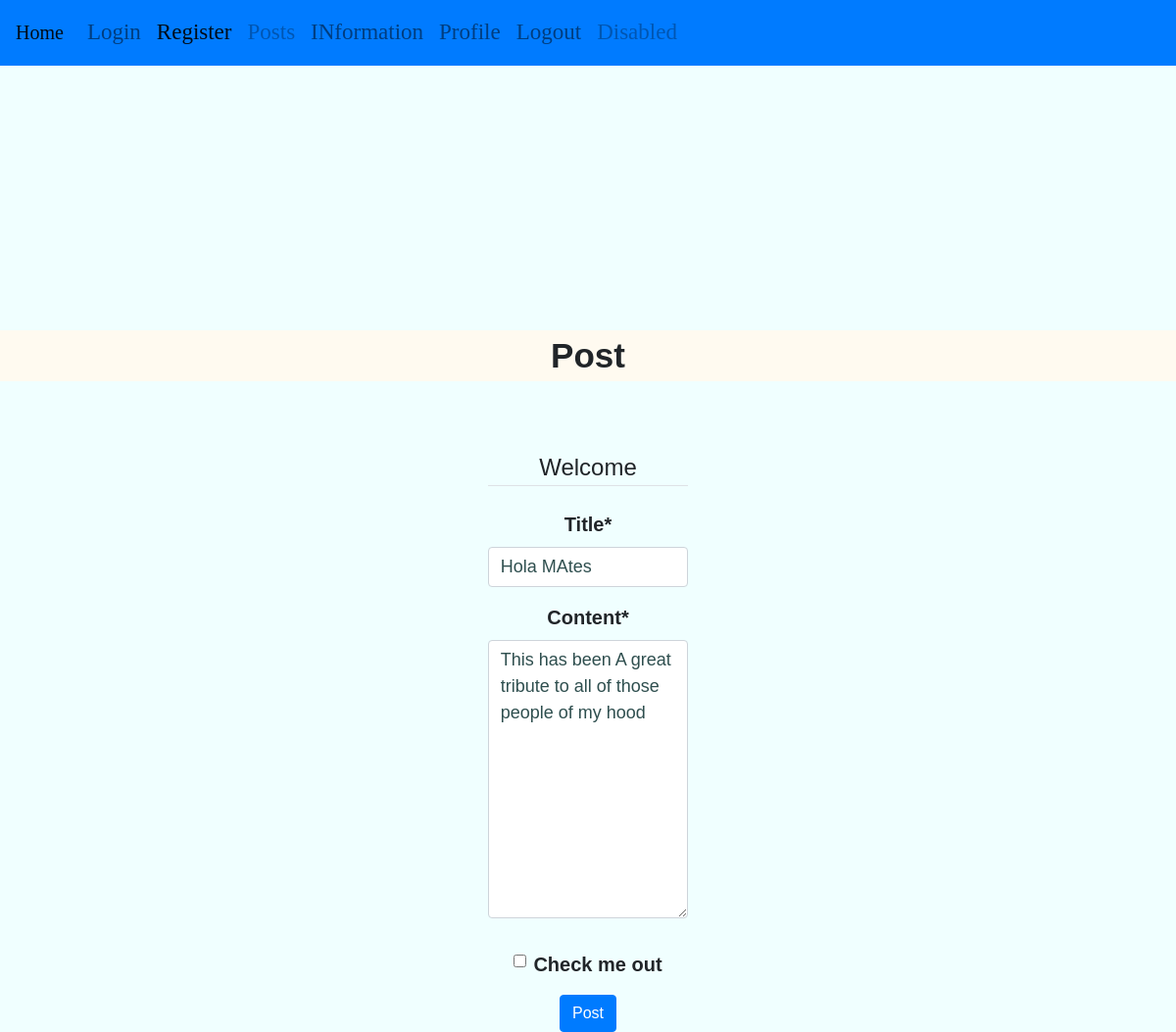
Page /blog/post/20/update (signed in) on the committed database.
### blog/models.py (models this page shows, shortened)
class Post(models.Model):
    title=models.CharField(max_length=400)
    content=models.TextField()
    author=models.ForeignKey(User,on_delete=models.CASCADE)

### blog/views.py (the view, shortened to what this page needs)
# urls.py: path('post/<int:pk>/update',PostUpdate.as_view(),name="post-update"),
class PostUpdate(LoginRequiredMixin,UserPassesTestMixin,UpdateView):
    model=Post
    fields=["title","content"]
    def test_func(self):
        post=self.get_object()
        if self.request.user==post.author:
            return True
        return False

### blog/templates/blog/post_form.html (shortened to what this page needs)
{% extends 'users/layout.html' %} {% load crispy_forms_tags %}
<!DOCTYPE html> {% block content %}
<html lang="en">
<head>
    <link rel="stylesheet" href="https://stackpath.bootstrapcdn.com/bootstrap/4.4.1/css/bootstrap.min.css">
</head>
<body>
    <div class="header">
        Post
    </div>
    <center>
        <div class="main">
            <form method="POST">
                <div class="form-group">
                    <div class="container-fluid">
                        <div class="row-fluid">
                            <div class="form-group col-md-4">
                                <fieldset class="form-group">
                                    <legend class="border-bottom mb-4">Welcome</legend>
                                    {{form|crispy}}
                                </fieldset>
                            </div>
                        </div>
                    </div>
                </div>
                <div class="form-group form-check">
                    <input type="checkbox" class="form-check-input" id="exampleCheck1">
                    <label class="form-check-label" for="exampleCheck1">Check me out</label>
                </div>
                <button type="submit" class="btn btn-primary">Post</button>
            </form>
        </div>
    </center>
</body>
{% endblock content %}

### users/static/users/style.css (style rules this page uses)
body { background-color: black; }

### blog/templates/blog/post_form.html (style rules this page uses)
body { background-color: azure; }
form { position: relative; top: 340px; }
label { font-weight: bold; font-family: 'Lucida Sans', 'Lucida Sans Regular', 'Lucida Grande', 'Lucida Sans Unicode', Geneva, Verdana, sans-serif; font-size: 20px; }
input, .form-control { border-radius: 4px; font-size: 18px; color: darkslategrey }
.main { border-left: crimson; border-right: cyan; padding-left: 233px; padding-right: 233px; font-family: 'Lucida Sans', 'Lucida Sans Regular', 'Lucida Grande', 'Lucida Sans Unicode', Geneva, Verdana, sans-serif; }
.header { text-align: center; position: relative; top: 270px; font-size: 35px; font-weight: bolder; background-color: floralwhite; font-family: 'Trebuchet MS', 'Lucida Sans Unicode', 'Lucida Grande', 'Lucida Sans', Arial, sans-serif; }

### rows in the picture
Post: title "Hola MAtes", content "This has been A great tribute to all of those people of my hood"
